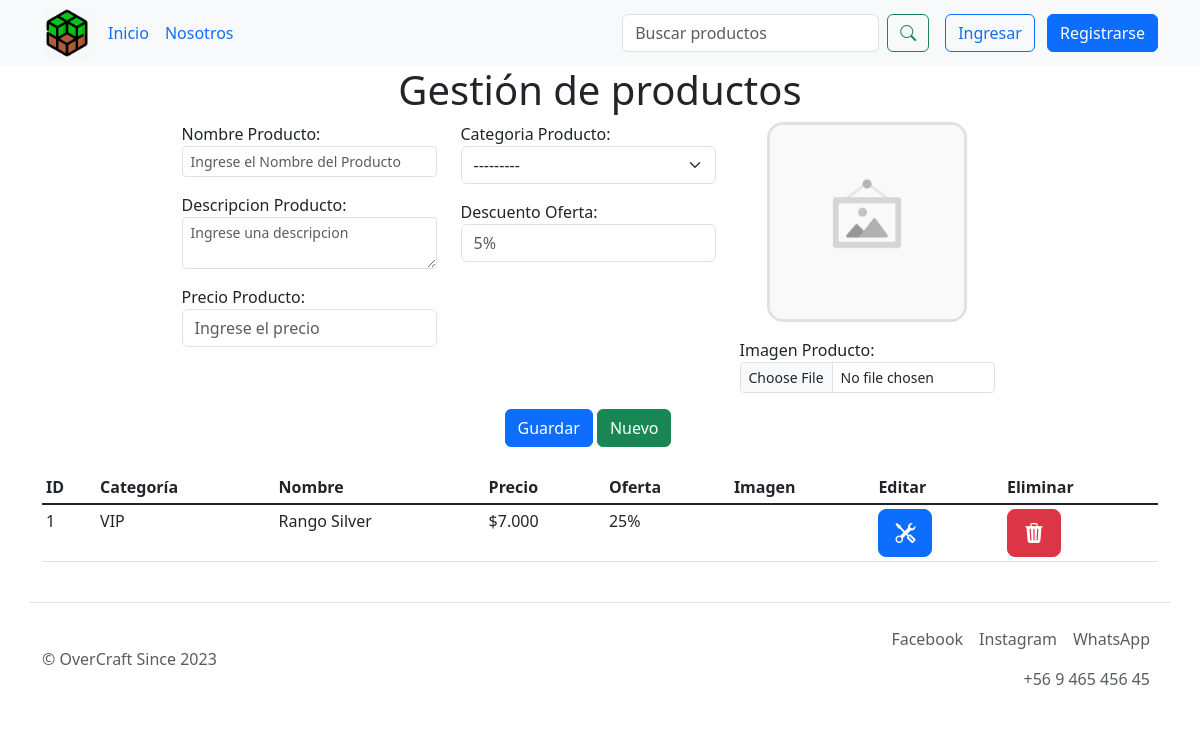
Before: /admin_productos/crear/0 with the older database file.
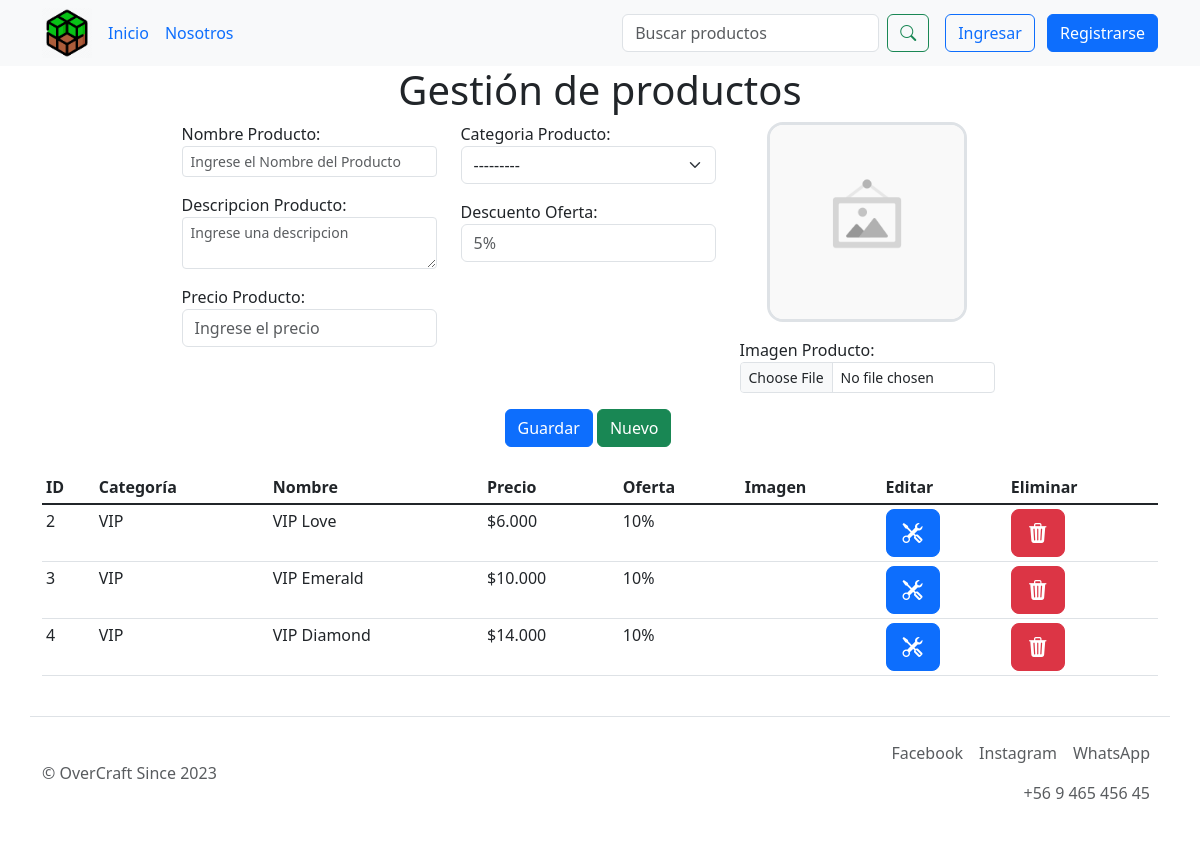
After: the same page with the newer database file.
### core/models.py (models this page shows, shortened)
class Producto(models.Model):
    nombre = models.CharField(max_length=80, blank=False, null=False, verbose_name="Nombre Producto")
    descripcion = models.CharField(max_length=400, null=True, blank=True, verbose_name="Descripcion Producto")
    precio = models.IntegerField(verbose_name="Precio Producto", blank=False, null=False, )
    descuento_oferta = models.IntegerField(
        validators=[MinValueValidator(0), MaxValueValidator(100)],
        verbose_name="Descuento Oferta",
        blank=False,
        null=False,
    )
    imagen = models.ImageField(upload_to="images/", null=False, blank=False, verbose_name="Imagen Producto")
    categoria = models.ForeignKey(Categoria, on_delete=models.DO_NOTHING, verbose_name="Categoria Producto")

class Categoria(models.Model):
    nombre = models.CharField(max_length=80, blank=False, null=False, verbose_name="Nombre de la categoría")
    class Meta:
        db_table = 'Categoria'
        verbose_name = "Categoría de producto"
        verbose_name_plural = "Categorías de productos"
        ordering = ['nombre']
    def __str__(self):
        return f'{self.nombre}'

### core/views.py (the view, shortened to what this page needs)
def admin_productos(request, id, accion):
    if request.method == 'GET':
        if accion == 'crear':
            form = ProductoForm()
        elif accion == 'actualizar':
            form = ProductoForm(instance=Producto.objects.get(id=id))
        elif accion == 'eliminar':
            messages.success(request, eliminar_registro(Producto, id))
            return redirect(admin_productos, 'crear', '0')
        else:
            form = None  # Agregar este caso predeterminado
    productos = Producto.objects.all()
    datos = {
        'form': form,
        'productos': productos
    }
    return render(request, 'core/productos.html', datos)

### core/forms.py
class ProductoForm(ModelForm):
    class Meta:
        model = Producto
        fields = [
            'nombre',
            'descripcion',
            'precio',
            'descuento_oferta',
            'imagen',
            'categoria',
        ]
        widgets = {
            'nombre': forms.TextInput(attrs=form_control),
            'descripcion': forms.Textarea(attrs=form_text_area),
            'precio': forms.NumberInput(attrs=form_precio),
            'descuento_oferta': forms.NumberInput(attrs=form_descOferta),
            'imagen': forms.FileInput(attrs=form_file_imagen),
            'categoria': forms.Select(attrs=form_select),
        }

### core/context_processors.py (called while the page is built)
def registrar_carrito(request):
    mostrar_carrito = False
    cantidad_productos = 0
    if request.user.is_authenticated:
        cantidad_productos = Carrito.objects.count()
        mostrar_carrito = cantidad_productos > 0
    return {
        'mostrar_carrito': mostrar_carrito,
        'cantidad_productos': cantidad_productos,
    }

### core/templatetags/custom_filters.py (called while the page is built)
@register.filter
def formatear_dinero(value):
    value = round(value)
    value = f'${value:,}'
    value = value.replace(',', '.')
    return value

### core/templates/core/productos.html (shortened to what this page needs)
{% extends 'core/base.html' %}
{% load static %}
{% load custom_filters %}
{% block content %}
{% if form.nombre.value %}
<div class="container text-center text-info py-0">
  <h1>{{ form.nombre.value }}</h1>
</div>
{% else %}
<div class="container text-center py-0">
  <h1>Gestión de productos</h1>
</div>
{% endif %}
<form class="row py-4 g-4" method="POST" enctype="multipart/form-data" id="form">
  <div class="row justify-content-center">
    <div class="col-mb-6 col-sm-3">
      <div class="col mb-3">
            {{ form.nombre.label_tag }}
            {{ form.nombre }}
      </div>
      <div class="col mb-3">
            {{ form.descripcion.label_tag }}
            {{ form.descripcion }}
      </div>
      <div class="col mb-3">
            {{ form.precio.label_tag }}
            {{ form.precio }}
      </div>
    </div>
    <div class="col-mb-6 col-sm-3">
      <div class="col mb-3">
        {{ form.categoria.label_tag }}
        {{ form.categoria }}
      </div>
      <div class="row">
        <div class="col mb-3">
          {{ form.descuento_oferta.label_tag }}
          {{ form.descuento_oferta }}
        </div>
      </div>
    </div>
    <div class="col-mb-6 col-sm-3">
      <div class="col mb-3 text-center">
      {% if form.imagen.value %}
      <img class="border border-3 rounded-4" id="admin-producto-imagen" style="height: 200px;" src="/media/{{ form.imagen.value }}" alt="Vista previa de la imagen">
      {% else %}
      <img class="border border-3 rounded-4" id="admin-producto-imagen" style="height: 200px;" src="{% static 'core/img/images/empty/empty_img.jpg' %}" alt="Vista previa de la imagen">
      {% endif %}
      </div>
      <div class="col mb-3">
        {{ form.imagen.label_tag }}
        {{ form.imagen }}
      </div>
    </div>
    <div class="row" id="botones">
          <div class="col text-center">
            <input type="submit" class="btn btn-primary ancho-150px" value="Guardar">
            <a class="btn btn-success ancho-150px" href="{% url 'admin_productos' 'crear' '0' %}"> Nuevo </a>
          </div>
    </div>
  </div>
</form>
{% if productos %}
  <div class="table-responsive">
    <table id="tabla-principal" class="container table table-sm table-hover">
      <thead>
          <tr>
              <th> ID </th>
              <th> Categoría </th>
              <th> Nombre </th>
              <th> Precio </th>
              <th> Oferta </th>
              <th> Imagen </th>
              <th> Editar </th>
              <th> Eliminar </th>
          </tr>
      </thead>
      <tbody class="table-group-divider">
          {% for producto in productos %}
              <tr>
                  <td> {{ producto.id }} </td>
                  <td> {{ producto.categoria }} </td>
                  <td> {{ producto.nombre }} </td>
                  <td> {{ producto.precio|formatear_dinero }} </td>
                  <td> {{ producto.descuento_oferta|formatear_porcentaje }} </td>
                  <td>
                  </td>
                  <td>
                      <a href="{% url 'admin_productos' 'actualizar' producto.id %}" class="btn btn-primary btn-lg"><i class="bi bi-tools"></i></a>
                  </td>
                  <td>
                      <form method="delete">
                            <button type="button" class="btn btn-danger btn-lg bi bi-trash3-fill" data-bs-toggle="modal" data-bs-target="#exampleModal"></button>
                      </form>
                  </td>
              </tr>
          {% endfor %}
      </tbody>
    </table>
  </div>
{% endif %}
{% endblock %}

Changed rows visible on the page:
removed Producto: id "1", categoria "VIP", nombre "Rango Silver", precio "$7.000", descuento_oferta "25%"
added Producto: id "2", categoria "VIP", nombre "VIP Love", precio "$6.000", descuento_oferta "10%"
added Producto: id "3", categoria "VIP", nombre "VIP Emerald", precio "$10.000", descuento_oferta "10%"
added Producto: id "4", categoria "VIP", nombre "VIP Diamond", precio "$14.000", descuento_oferta "10%"
